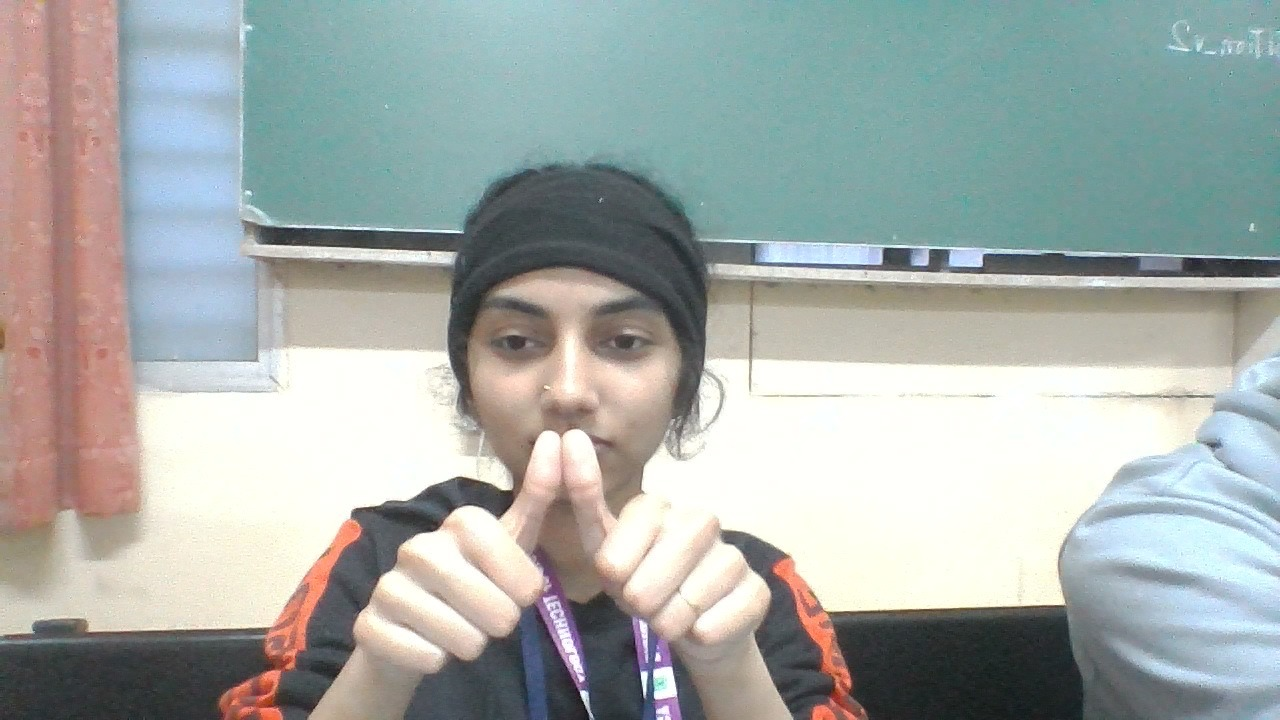
#> input picture detectsetu/islalphaeng/a/WIN_20251004_18_18_44_Pro.jpg, 1280 x 720 px, found by its file name; its folder holds only this picture in this run
$ python preprocess.py
#> lines starting #> are read from the running program, lines starting #| are printed output that depends on the picture
import os
import cv2

# ======== CONFIG =======
# Paste your full absolute path to the folder containing raw images
input_dir = r"C:\Users\khush\detectsetu\islalphaeng"

# Folder where processed images will be saved
output_dir = r"C:\Users\khush\detectsetu\processed_dataset"

# Desired size for resized images
img_size = 128
# =======================

# Check if input folder exists
if not os.path.exists(input_dir):
    print(f"❌ ERROR: Input folder does not exist: {input_dir}")
    exit()

# Create output folder if it doesn't exist
os.makedirs(output_dir, exist_ok=True)

# Loop through all subfolders (letters/classes)
for letter in os.listdir(input_dir):
    letter_input_path = os.path.join(input_dir, letter)
    letter_output_path = os.path.join(output_dir, letter)

    # Skip if not a folder
    if not os.path.isdir(letter_input_path):
        continue

    # Create folder for this class in processed_dataset
    os.makedirs(letter_output_path, exist_ok=True)
    print(f"Processing folder: {letter_input_path} → {letter_output_path}")

    # Loop through images in this folder
    for img_name in os.listdir(letter_input_path):
        img_path = os.path.join(letter_input_path, img_name)

        # Skip non-image files
        if not img_name.lower().endswith((".jpg", ".jpeg", ".png")):
            continue

        # Read image
        img = cv2.imread(img_path)
#> img is the input picture: shape (720, 1280, 3); mean B, G, R 168.5, 171.5, 164.8
        if img is None:
            print(f"⚠️  Skipped invalid image: {img_path}")
            continue

        # Resize
        img = cv2.resize(img, (img_size, img_size))
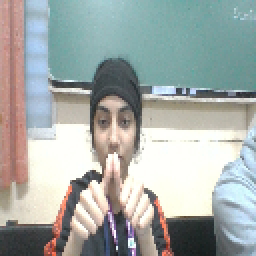
#> img: shape (128, 128, 3) (shown 2 times larger); mean B, G, R 168.4, 171.4, 164.7

        # Convert to grayscale
        img = cv2.cvtColor(img, cv2.COLOR_BGR2GRAY)
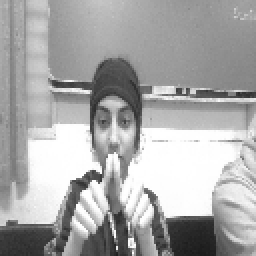
#> img: shape (128, 128) (shown 2 times larger); min 27, max 255, mean 169.1

        # Save processed image
        save_path = os.path.join(letter_output_path, img_name)
        cv2.imwrite(save_path, img)
#> pass 2 of the loop `for letter in os.listdir(input_dir):`:
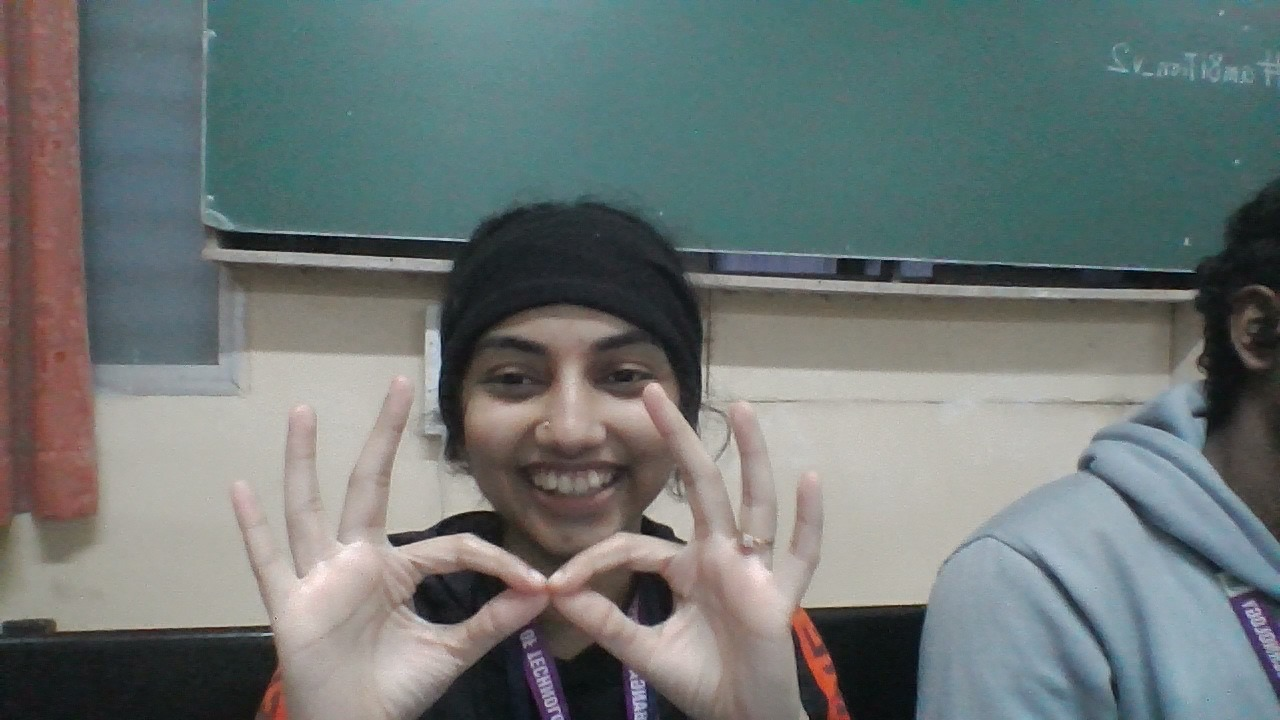
#> input picture detectsetu/islalphaeng/b/WIN_20251004_18_23_10_Pro.jpg, 1280 x 720 px, found by its file name
#> img is the input picture: shape (720, 1280, 3); mean B, G, R 116.9, 118, 109.8
#> `img = cv2.resize(img, (img_size, img_size))`:
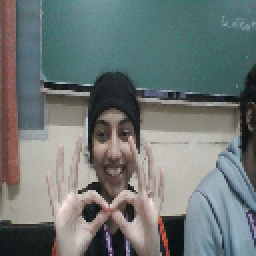
#> img: shape (128, 128, 3) (shown 2 times larger); mean B, G, R 116.8, 118, 109.8
#> `img = cv2.cvtColor(img, cv2.COLOR_BGR2GRAY)`:
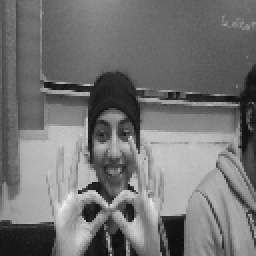
#> img: shape (128, 128) (shown 2 times larger); min 13, max 239, mean 115.4

print("✅ Preprocessing completed successfully!")
print(f"Processed images saved in: {output_dir}")
